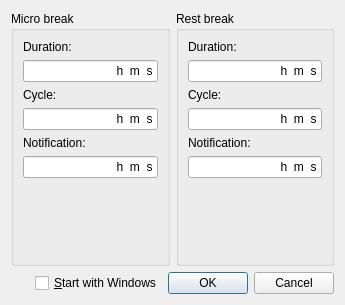
<?xml version="1.0" encoding="UTF-8"?>
<ui version="4.0">
 <class>PreferencesDialog</class>
 <widget class="QDialog" name="PreferencesDialog">
  <property name="geometry">
   <rect>
    <x>0</x>
    <y>0</y>
    <width>345</width>
    <height>305</height>
   </rect>
  </property>
  <property name="windowTitle">
   <string>Preferences</string>
  </property>
  <property name="windowIcon">
   <iconset resource="resources.qrc">
    <normaloff>:/images/sheep.svg</normaloff>:/images/sheep.svg</iconset>
  </property>
  <layout class="QVBoxLayout" name="verticalLayout_3">
   <item>
    <layout class="QHBoxLayout" name="horizontalLayout">
     <item>
      <widget class="QGroupBox" name="groupBox">
       <property name="title">
        <string>Micro break</string>
       </property>
       <layout class="QVBoxLayout" name="verticalLayout">
        <item>
         <widget class="QLabel" name="labelMicroBreakDuration">
          <property name="text">
           <string>Duration:</string>
          </property>
         </widget>
        </item>
        <item>
         <widget class="QLineEdit" name="lineEditMicroBreakDuration">
          <property name="inputMask">
           <string>99\h99m99s</string>
          </property>
          <property name="alignment">
           <set>Qt::AlignRight|Qt::AlignTrailing|Qt::AlignVCenter</set>
          </property>
          <property name="placeholderText">
           <string>micro break duration</string>
          </property>
         </widget>
        </item>
        <item>
         <widget class="QLabel" name="labelMicroBreakCycle">
          <property name="text">
           <string>Cycle:</string>
          </property>
         </widget>
        </item>
        <item>
         <widget class="QLineEdit" name="lineEditMicroBreakCycle">
          <property name="inputMask">
           <string>99\h99m99s</string>
          </property>
          <property name="alignment">
           <set>Qt::AlignRight|Qt::AlignTrailing|Qt::AlignVCenter</set>
          </property>
          <property name="placeholderText">
           <string>micro break cycle</string>
          </property>
         </widget>
        </item>
        <item>
         <widget class="QLabel" name="labelMicroBreakNotification">
          <property name="text">
           <string>Notification:</string>
          </property>
         </widget>
        </item>
        <item>
         <widget class="QLineEdit" name="lineEditMicroBreakNotification">
          <property name="inputMask">
           <string>99\h99m99s</string>
          </property>
          <property name="alignment">
           <set>Qt::AlignRight|Qt::AlignTrailing|Qt::AlignVCenter</set>
          </property>
          <property name="placeholderText">
           <string>micro break notification</string>
          </property>
         </widget>
        </item>
        <item>
         <spacer name="verticalSpacerMicroBreak">
          <property name="orientation">
           <enum>Qt::Vertical</enum>
          </property>
          <property name="sizeHint" stdset="0">
           <size>
            <width>20</width>
            <height>40</height>
           </size>
          </property>
         </spacer>
        </item>
       </layout>
      </widget>
     </item>
     <item>
      <widget class="QGroupBox" name="groupBox_2">
       <property name="title">
        <string>Rest break</string>
       </property>
       <layout class="QVBoxLayout" name="verticalLayout_2">
        <item>
         <widget class="QLabel" name="labelRestBreakDuration">
          <property name="text">
           <string>Duration:</string>
          </property>
         </widget>
        </item>
        <item>
         <widget class="QLineEdit" name="lineEditRestBreakDuration">
          <property name="inputMask">
           <string>99\h99m99s</string>
          </property>
          <property name="alignment">
           <set>Qt::AlignRight|Qt::AlignTrailing|Qt::AlignVCenter</set>
          </property>
          <property name="placeholderText">
           <string>rest break duration</string>
          </property>
         </widget>
        </item>
        <item>
         <widget class="QLabel" name="labelRestBreakCycle">
          <property name="text">
           <string>Cycle:</string>
          </property>
         </widget>
        </item>
        <item>
         <widget class="QLineEdit" name="lineEditRestBreakCycle">
          <property name="inputMask">
           <string>99\h99m99s</string>
          </property>
          <property name="alignment">
           <set>Qt::AlignRight|Qt::AlignTrailing|Qt::AlignVCenter</set>
          </property>
          <property name="placeholderText">
           <string>rest break cycle</string>
          </property>
         </widget>
        </item>
        <item>
         <widget class="QLabel" name="labelRestBreakNotification">
          <property name="text">
           <string>Notification:</string>
          </property>
         </widget>
        </item>
        <item>
         <widget class="QLineEdit" name="lineEditRestBreakNotification">
          <property name="inputMask">
           <string>99\h99m99s</string>
          </property>
          <property name="alignment">
           <set>Qt::AlignRight|Qt::AlignTrailing|Qt::AlignVCenter</set>
          </property>
          <property name="placeholderText">
           <string>rest break notification</string>
          </property>
         </widget>
        </item>
        <item>
         <spacer name="verticalSpacerRestBreak">
          <property name="orientation">
           <enum>Qt::Vertical</enum>
          </property>
          <property name="sizeHint" stdset="0">
           <size>
            <width>20</width>
            <height>40</height>
           </size>
          </property>
         </spacer>
        </item>
       </layout>
      </widget>
     </item>
    </layout>
   </item>
   <item>
    <layout class="QHBoxLayout" name="horizontalLayout_8">
     <item>
      <spacer name="horizontalSpacer">
       <property name="orientation">
        <enum>Qt::Horizontal</enum>
       </property>
       <property name="sizeHint" stdset="0">
        <size>
         <width>40</width>
         <height>20</height>
        </size>
       </property>
      </spacer>
     </item>
     <item>
      <widget class="QCheckBox" name="checkBoxStartup">
       <property name="text">
        <string>&amp;Start with Windows</string>
       </property>
      </widget>
     </item>
     <item>
      <widget class="QDialogButtonBox" name="buttonBox">
       <property name="orientation">
        <enum>Qt::Horizontal</enum>
       </property>
       <property name="standardButtons">
        <set>QDialogButtonBox::Cancel|QDialogButtonBox::Ok</set>
       </property>
      </widget>
     </item>
    </layout>
   </item>
  </layout>
 </widget>
 <resources>
  <include location="resources.qrc"/>
 </resources>
 <connections>
  <connection>
   <sender>buttonBox</sender>
   <signal>accepted()</signal>
   <receiver>PreferencesDialog</receiver>
   <slot>accept()</slot>
   <hints>
    <hint type="sourcelabel">
     <x>248</x>
     <y>254</y>
    </hint>
    <hint type="destinationlabel">
     <x>157</x>
     <y>274</y>
    </hint>
   </hints>
  </connection>
  <connection>
   <sender>buttonBox</sender>
   <signal>rejected()</signal>
   <receiver>PreferencesDialog</receiver>
   <slot>reject()</slot>
   <hints>
    <hint type="sourcelabel">
     <x>316</x>
     <y>260</y>
    </hint>
    <hint type="destinationlabel">
     <x>286</x>
     <y>274</y>
    </hint>
   </hints>
  </connection>
 </connections>
</ui>
